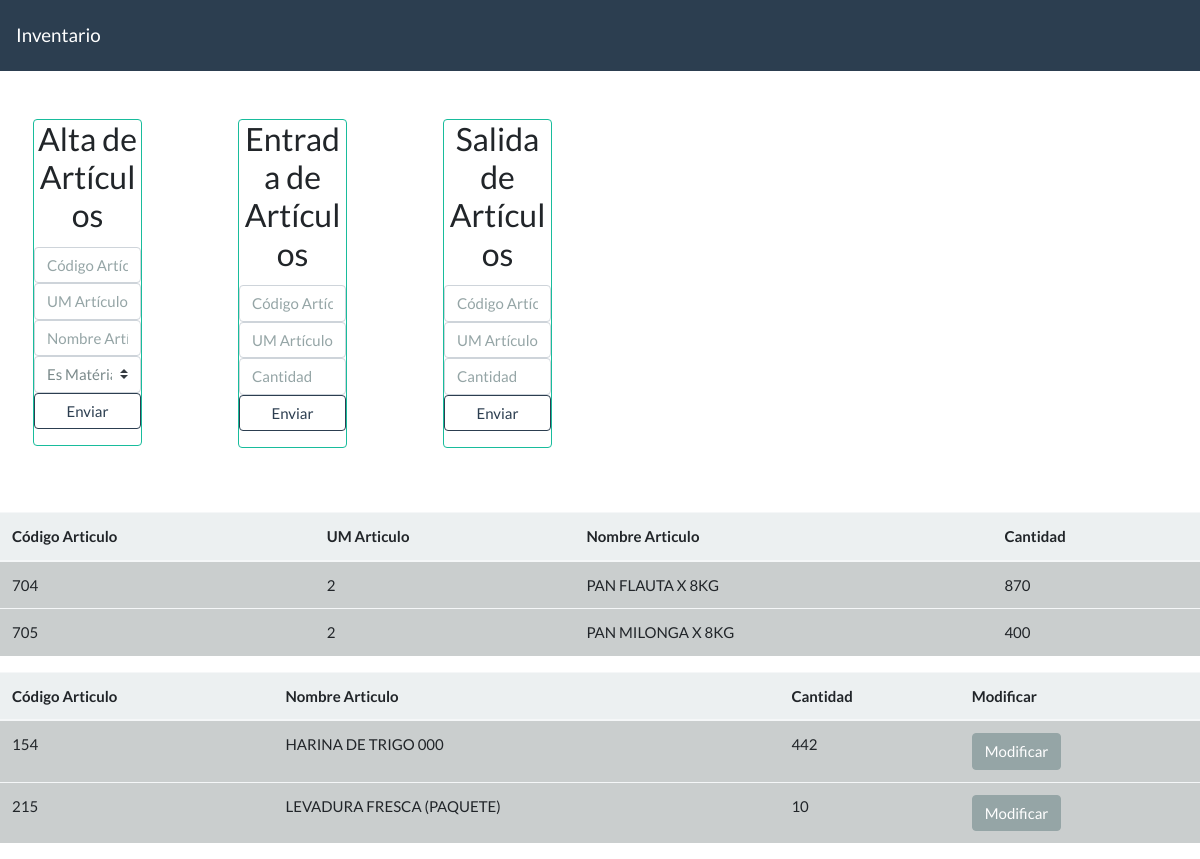
The page / on the database its author committed.
### tables this page shows
CREATE TABLE "articulos" (
	"codigo"	INTEGER NOT NULL UNIQUE,
	"unidad_medida"	INTEGER NOT NULL,
	"nombre"	TEXT NOT NULL, matprim boolean,
	PRIMARY KEY("codigo","unidad_medida")
);

CREATE TABLE "materiaprima" (
	"codigo"	INTEGER NOT NULL DEFAULT 'references articulos(codigo)' UNIQUE,
	"unidad_medida"	INTEGER NOT NULL DEFAULT 'references articulos(unidad_medida)',
	"cantidad"	INTEGER NOT NULL,
	"fecha_movimientos"	TEXT,
	PRIMARY KEY("codigo","unidad_medida")
);

### inventario.py (the view)
@app.route('/')
def index():
    listar_stock = '''select articulos.codigo, articulos.nombre, articulos.unidad_medida, sum(movimientos.cantidad)
                    from articulos
                    INNER JOIN movimientos  on articulos.codigo = movimientos.codigo and articulos.unidad_medida = movimientos.unidad_medida
                    group by articulos.codigo
                    '''
    cursor.execute(listar_stock)
    stock_actual = cursor.fetchall()
    listar_stock2 = '''select articulos.codigo, articulos.nombre, articulos.unidad_medida, materiaprima.cantidad
                    from articulos
                    INNER JOIN materiaprima  on articulos.codigo = materiaprima.codigo and articulos.unidad_medida = materiaprima.unidad_medida
                    '''
    cursor.execute(listar_stock2)
    mp_actual = cursor.fetchall()
    return render_template('index.html', cantidades=stock_actual, materiasprimas=mp_actual)

### templates/index.html (shortened to what this page needs)
{% extends 'diagrama.html' %}
{% block body%}
<div class="row">
    <div class="col-md-2 p-5">
        <div class="card border-success mb-3" style="max-width: 20rem;">
            <h3 class="card-title text-center">Alta de Artículos</h3>
            <form class="form-group" action="/alta", method="POST">
                <input class="form-control" type="text" name="articulo_cod" placeholder="Código Artículo">
                <input class="form-control" type="text" name="articulo_um" placeholder="UM Artículo">
                <input class="form-control" type="text" name="articulo_nombre" placeholder="Nombre Artículo">
                <div>
                    <select class="custom-select" p-1 name="matprim">
                      <option value="0">Es Matéria Prima?:</option>
                    </select>
                </div>
                <button type="submit" class="btn btn-outline-primary btn-block">Enviar</button>
            </form>
        </div>
    </div>
    <div class="col-md-2 p-5">
        <div class="card border-success mb-3" style="max-width: 20rem;">
            <h3 class="card-title text-center">Entrada de Artículos</h3>
            <form class="form-group" action="/entrada", method="POST">
                <input class="form-control" type="text" name="articulo_cod" placeholder="Código Artículo">
                <input class="form-control" type="text" name="articulo_um" placeholder="UM Artículo">
                <input class="form-control" type="text" name="articulo_cantidad" placeholder="Cantidad">
                <button type="submit" class="btn btn-outline-primary btn-block">Enviar</button>
            </form>
        </div>
    </div>
    <div class="col-md-2 p-5">
        <div class="card border-success mb-3" style="max-width: 20rem;">
            <h3 class="card-title text-center">Salida de Artículos</h3>
            <form class="form-group" action="/salida", method="POST">
                <input class="form-control" type="text" name="articulo_cod" placeholder="Código Artículo">
                <input class="form-control" type="text" name="articulo_um" placeholder="UM Artículo">
                <input class="form-control" type="text" name="articulo_cantidad" placeholder="Cantidad">
                <button type="submit" class="btn btn-outline-primary btn-block">Enviar</button>
            </form>
        </div>
    </div>
</div>
<div>
    <table class="table table-light">
        <thead>
            <th scope="col">Código Articulo</th>
            <th scope="col">UM Articulo</th>
            <th scope="col">Nombre Articulo</th>
            <th scope="col">Cantidad</th>
        </thead>
        <tbody>
            {% for cantidad in cantidades %}
            <tr class="table-active">
                <td>{{ cantidad.0}}</td>
                <td>{{ cantidad.2}}</td>
                <td>{{ cantidad.1}}</td>
                <td>{{ cantidad.3}}</td>
            </tr>
            {% endfor %}
        </tbody>
    </table>
</div>
<div>
    <table class="table table-light">
        <thead>
            <th scope="col">Código Articulo</th>
            <th scope="col">Nombre Articulo</th>
            <th scope="col">Cantidad</th>
            <th scope="col">Modificar</th>
        </thead>
        <tbody>
            {% for mp in materiasprimas %}
            <tr class="table-active">
                <td>{{ mp.0 }}</td>
                <td>{{ mp.1 }}</td>
                <td>{{ mp.3 }}</td>
                <td>
                    <a href="/modificar/{{mp.0}}" class="btn btn-secondary"</button>Modificar</a>
                </td>
            </tr>
            {% endfor %}
        </tbody>
    </table>
</div>
{% endblock%}

### templates/diagrama.html (shortened to what this page needs)
<!DOCTYPE html>
<html lang="es">
<head>
    <link rel="stylesheet" href="https://bootswatch.com/4/flatly/bootstrap.min.css">
</head>
<body>
    <nav class="navbar navbar-expand-lg navbar-dark bg-primary">
        <a class="navbar-brand" href="/">Inventario</a>
      </nav>
    <div class="contenedor" pt-6>
        {% block body%}
        {% endblock%}
    </div>
</body>
</html>

### rows shown on the page
articulos: codigo "704", unidad_medida "2", nombre "PAN FLAUTA X 8KG", cantidad "870"
articulos: codigo "705", unidad_medida "2", nombre "PAN MILONGA X 8KG", cantidad "400"
articulos: codigo "154", nombre "HARINA DE TRIGO 000", cantidad "442"
articulos: codigo "215", nombre "LEVADURA FRESCA (PAQUETE)", cantidad "10"
